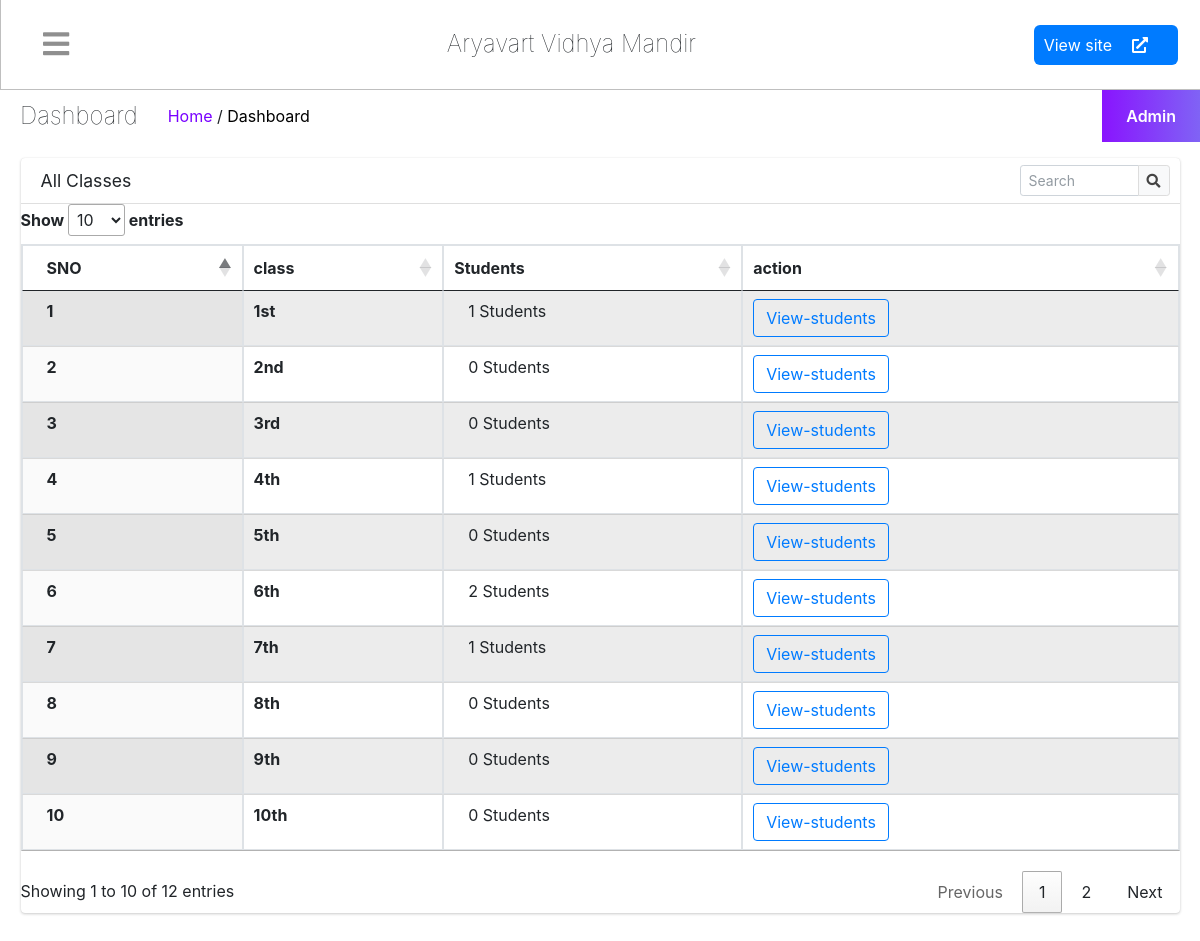
Screenshot of /staff/mystudent/ (signed in) with the database file from the repository.
### schoolmain/models.py (models this page shows)
class schoolifo(models.Model):
    icon = models.ImageField(upload_to = 'schoolinfo')
    name = models.CharField(max_length=500)
    address = models.CharField(max_length=500)
    phone = models.CharField(max_length=15)
    phone2 = models.CharField(max_length=15)
    email = models.CharField(max_length=25)

### student/models.py (models this page shows, shortened)
class standard(models.Model):
    standard = models.CharField(max_length=30)

class studentregister(models.Model):
    user  = models.ForeignKey(User,on_delete=models.CASCADE)
    Father_name = models.CharField(max_length = 25)
    Mother_name = models.CharField(max_length = 25)
    schooler_no = models.CharField(max_length = 25)
    gender = models.ForeignKey(gender,on_delete=models.CASCADE)
    dob = models.DateField()
    cast = models.CharField(max_length=20)
    addmission_date  =models.DateField()
    standard = models.ForeignKey(standard,on_delete=models.CASCADE)
    ssmid  =models.CharField(max_length=20)
    addhar_no  =models.CharField(max_length=20)
    address = models.CharField(max_length=100)
    permanent_address = models.CharField(max_length=100)
    account_no = models.CharField(max_length=20)
    IFSC = models.CharField(max_length=20)
    TC = models.FileField(upload_to="certificate",blank=True)
    castcertificate = models.FileField(upload_to='certificate',blank=True)
    status = models.BooleanField(default=False)
    phonestatus = models.BooleanField(default=False)

### staff/views.py (the view)
# urls.py: path('mystudent/',views.mystudent,name='mystudent'),
def mystudent(request,std=None):
    staffuser = staffregister.objects.get(user=request.user.id)
    if std is not None:
        stuclass = standard.objects.get(standard=std)
        mystudent = studentregister.objects.filter(standard=stuclass.id)
        res = {
            'mystudent':mystudent
        }
    else:
        myclasses = standard.objects.all()
        res= {
            'myclass':myclasses
        }
    return render(request,'staff/mystudent.html',res)

### myapp/context_processors.py (called while the page is built)
def alltimefunc(request):
    info = schoolifo.objects.all()[0]
    return {'schoolinfo':info}

### myapp/views.py (called while the page is built)
def checkuser(request):
    user= None
    userob= None
    if staffregister.objects.filter(user = request.user.id).exists():
        userob = staffregister.objects.filter(user = request.user.id)[0]
        user = 'staff'
    if studentregister.objects.filter(user = request.user.id).exists():
        userob = studentregister.objects.filter(user = request.user.id)[0]
        user = 'student'
    if user is None and userob is None:
        logout(request)
        return redirect('index')
    return [user,userob]

### staff/templates/staff/mystudent.html (shortened to what this page needs)
{% extends 'staff/basic.html' %}
{% block table %}
<center>
{% if myclass %}
  <div class="row">
    <div class="col-md-12">
        <div class="card">
            <div class="card-header">
                <h3 class="card-title">All Classes</h3>
                <div class="card-tools">
                <div class="input-group input-group-sm" style="width: 150px;">
                    <input type="text" name="table_search" class="form-control float-right" placeholder="Search">
                    <div class="input-group-append">
                    <button type="submit" class="btn btn-default"><i class="fas fa-search"></i></button>
                    </div>
                </div>
                </div>
            </div>
            <div class="card-body table-responsive p-0">
                <table class="display table table-striped table-bordered dataTable my-3">
                <thead>
                    <tr>
                        <th scope="col">SNO</th>
        <th scope="col">class</th>
        <th scope="col">Students</th>
        <th scope="col">action</th>
                    </tr>
                </thead>
                <tbody>
                    {% for row in myclass %}
        <tr class="">
            <th scope="row">{{forloop.counter}}</th>
        <th scope="row">{{row.standard}}</th>
        <td>{{row.studentregister_set.all|length}} Students</td>
        <td><a href="/staff/mystudent/{{row.standard}}" class="btn btn-outline-primary">View-students</a></td>
       </tr>
        {% endfor %}
                </tbody>
                </table>
            </div>
            </div>
    </div>
</div>
{% endif %}
{% endblock %}

### staff/templates/staff/basic.html (shortened to what this page needs)
<!DOCTYPE html>
<html lang="en">
{% load static %}
<head>
    <link rel="stylesheet" href="https://cdnjs.cloudflare.com/ajax/libs/font-awesome/5.15.3/css/all.min.css"
 />
    <link href="https://cdn.jsdelivr.net/npm/bootstrap@5.0.2/dist/css/bootstrap.min.css" rel="stylesheet"
>
    <link rel="stylesheet" href="{% static 'dashboard/css/dashboard.css' %}">
  <link rel="stylesheet" href="/static/dist/css/adminlte.min.css">
<link rel="stylesheet" type="text/css" href="https://cdn.datatables.net/1.11.1/css/jquery.dataTables.css">
</head>
<body>
    <div class="{% if request.session.nav %}{{request.session.nav}}{% else %}main{% endif %}" id="mainsidebar">
       {% include 'staff/sidebar_template.html' with user=user id=id %}
        <div class="main-display">
            <div class="main-child">
                <div class="controls">
                    <div class="toggler"  onclick = "Updatenav(this)">
                        <i class="toggler-ico"></i>
                    </div>
                    <div class="second"><div class="left"><h3>{{schoolinfo.name}}</h3></div></div>
                    <div class="right">
                        <div class="view-site">
                            <a href="{% url 'index' %}">View site <i class="fa fa-external-link-alt"></i></a>
                        </div>
                    </div>
                </div>
                <div class="second">
                    <div class="left">
                        <h3>Dashboard</h3>
                        <div class="location"><a href="#"><span>Home</span></a> / <a href="#">Dashboard</a> </div>
                    </div>
                    <div class="right">
                        <div class="admin-settings">
                            <a href="#">Admin</a>
                        </div>
                    </div>
                </div>
                <div class="third mx-3 my-3">
                  <div class="row">
                {% block table %}
                {% endblock %}
                </div>
                </div>
                </div>
            </div>
        </div>
    <link rel="stylesheet" type="text/css" href="https://cdn.datatables.net/1.11.1/css/jquery.dataTables.css">
</body>
</html>

### myapp/static/dashboard/css/dashboard.css (style rules this page uses)
* { margin: 0; padding: 0; box-sizing: border-box; }
a { text-decoration: none!important; }
html, body { overflow: hidden; }
.main { display: flex; overflow-y: hidden; }
.main-display { height: 100vh; }
.main-display .main-child { position: fixed; width: 100%; transition: 0.4s; height: 100%; }
.main-display .controls .toggler-ico::before { font-family: "Font Awesome 5 Free"; font-weight: 900; content: "\f0c9"; font-style: normal; }
.main-display .controls .toggler { cursor: pointer; transition: 0.4s; }
.main-display .main-child .controls { display: flex; width: 100%; padding: 22px; justify-content: space-between; border-bottom: 1px solid #00000040; border-left: 1px solid #00000040; }
.main-display .main-child .controls i { font-size: 30px; margin: 0 20px; color: #00000070; }
.main-display .main-child .controls .right { display: flex; }
.main-display .main-child .controls .view-site { display: flex; align-items: center; }
.main-display .main-child .controls .view-site a { background: #007bff; color: #fff; font-size: 16px; height: 30px; display: flex; justify-content: space-around; align-items: center; padding: 20px 10px; text-decoration: none; border-radius: 6px; }
.main-display .main-child .controls .view-site a i { color: #fff; font-size: 16px; }
.main-display .main-child .controls .full-screen, .main-display .main-child .controls .toggler { justify-content: center; align-items: center; display: flex; }
.main-display .second { display: flex; justify-content: space-between; }
.main-display .second h3 { font-size: 24px; font-weight: lighter; margin: 0; }
.main-display .second .left { display: flex; justify-content: center; align-items: center; line-height: 25px; padding-left: 20px; }
.main-display .second .left .location { line-height: 25px; margin-left: 30px; }
.main-display .second .location a { color: #000; }
.main-display .second .location a span { color: #7801ff; }
.main-display .second .right .admin-settings { padding: 14px 24px; z-index: 99; }
.main-display .second .right .admin-settings { position: relative; }
.main-display .second .right .admin-settings { display: block; background: linear-gradient(to right, #8914fe 0%, #8063f5 100%); }
.main-display .second .right a { display: block; font-weight: 600; color: #fff; }
.main-child { overflow-y: scroll; }
.table-responsive { display: block; width: 100%; overflow-x: auto; }
.table { width: 100%; max-width: 100%; margin-bottom: 1rem; background-color: transparent; }
.table-striped tbody tr:nth-of-type(odd) { background-color: rgba(0,0,0,.05); }

### rows the page displays
schoolifo: name "Aryavart Vidhya Mandir"
standard: standard "1st", studentregister_set.all|length "1"
standard: standard "2nd", studentregister_set.all|length "0"
standard: standard "3rd", studentregister_set.all|length "0"
standard: standard "4th", studentregister_set.all|length "1"
standard: standard "5th", studentregister_set.all|length "0"
standard: standard "6th", studentregister_set.all|length "2"
standard: standard "7th", studentregister_set.all|length "1"
standard: standard "8th", studentregister_set.all|length "0"
standard: standard "9th", studentregister_set.all|length "0"
standard: standard "10th", studentregister_set.all|length "0"
